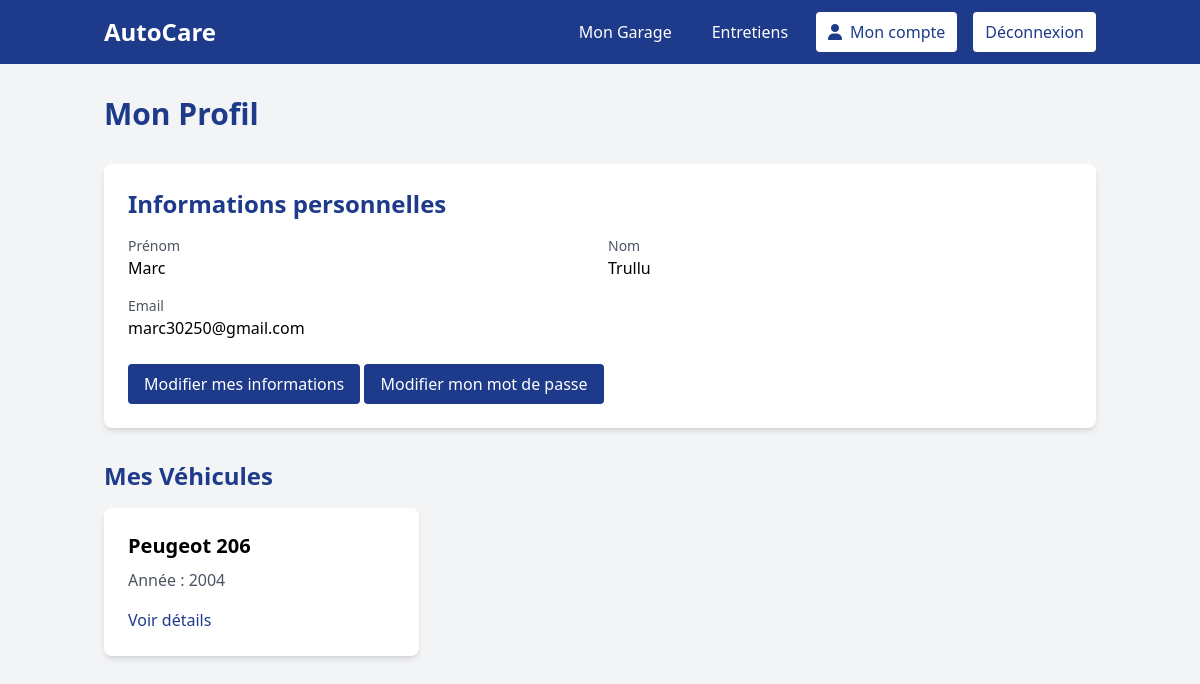
/?ctrl=user&action=profile&id=3 (signed in), run on the app's committed database.
### tables this page shows
CREATE TABLE `user_` (
  `use_id` int(11) NOT NULL,
  `use_firstname` varchar(50) DEFAULT NULL,
  `use_lastname` varchar(50) DEFAULT NULL,
  `use_login` varchar(50) DEFAULT NULL,
  `use_password` varchar(150) DEFAULT NULL,
  `use_lastLogin` datetime DEFAULT NULL,
  `rol_id` int(11) NOT NULL
);

CREATE TABLE `car` (
  `car_id` int(11) NOT NULL,
  `car_year` year(4) DEFAULT NULL,
  `car_kilometers` int(11) DEFAULT NULL,
  `car_fuelType` varchar(50) DEFAULT NULL,
  `car_licensePlate` varchar(50) DEFAULT NULL,
  `car_notes` varchar(500) DEFAULT NULL,
  `car_modelId` int(11) NOT NULL,
  `car_brandId` int(11) NOT NULL,
  `car_useId` int(11) NOT NULL
);

CREATE TABLE `brand` (
  `bra_id` int(11) NOT NULL,
  `bra_label` varchar(50) DEFAULT NULL
);

CREATE TABLE `model` (
  `mod_id` int(11) NOT NULL,
  `mod_label` varchar(50) DEFAULT NULL,
  `mod_brandId` int(11) NOT NULL
);

### models/CoreModel.php (called while the page is built, shortened)
<?php
abstract class CoreModel
{
    private $_engine = DB_ENGINE;
    private $_host = DB_HOST;
    private $_dbname = DB_NAME;
    private $_charset = DB_CHARSET;
    private $_dbuser = DB_USER;
    private $_dbpwd = DB_PWD;
    private $_db;
    private function connect(): void
    {
        try {
            $dsn = $this->_engine . ':host=' . $this->_host . ';dbname=' . $this->_dbname . ';charset=' . $this->_charset;
            $this->_db = new PDO($dsn, $this->_dbuser, $this->_dbpwd, [PDO::ATTR_ERRMODE => PDO::ERRMODE_EXCEPTION, PDO::ATTR_DEFAULT_FETCH_MODE => PDO::FETCH_ASSOC]);
        } catch (PDOException $e) {
            die($e->getMessage());
        }
    }
    protected function getDb(): PDO
    {
        return $this->_db;
    }
}

### models/UserModel.php (called while the page is built, shortened)
<?php
class UserModel extends CoreModel
{
    public function readOne($id)
    {
        $sql = "SELECT use_id, use_firstname, use_lastname, use_login FROM user_ WHERE use_id = :id ";
        try {
            if (($this->_req = $this->getDb()->prepare($sql)) !== false) {
                if ($this->_req->bindValue(':id', $id, PDO::PARAM_INT)) {
                    if ($this->_req->execute()) {
                        $data = $this->_req->fetch(PDO::FETCH_ASSOC);
                        return $data;
                    }
                }
            }
            return false;
        } catch (PDOException $e) {
            die ($e->getMessage());
        }
    }
    }

### entity/CoreEntity.php (called while the page is built, shortened)
<?php
abstract class CoreEntity
{
    private function hydrate(array $data): void
    {
        foreach ($data as $key => $value) {
            $methodName = 'set' . ucfirst(substr($key, 4, strlen($key) - 4));
        }
    }
}

### entity/User.php (called while the page is built, shortened)
<?php
class User extends CoreEntity
{
    private int $id;
    private string $firstName;
    private string $lastName;
    private string $login;
    public function getId(): int
    {
        return $this->id;
    }
    public function setId(int $id): void
    {
        $this->id = $id;
    }
    public function getFirstName(): string
    {
        return $this->firstName;
    }
    public function setFirstName(string $firstName): void
    {
        $this->firstName = $firstName;
    }
    public function getLastName(): string
    {
        return $this->lastName;
    }
    public function setLastName(string $lastName): void
    {
        $this->lastName = $lastName;
    }
    public function getLogin(): string
    {
        return $this->login;
    }
    public function setLogin(string $login): void
    {
        $this->login = $login;
    }
}

### models/CarModel.php (called while the page is built, shortened)
<?php
class CarModel extends CoreModel
{
    public function viewCars($id)
    {
        $sql = "SELECT car_id, bra_label AS car_brand, mod_label AS car_model, car_year,car_kilometers, CONCAT(use_firstname, ' ', use_lastname) AS use_fullname
                FROM car
                JOIN user_ ON car_useId = user_.use_id
                JOIN brand ON car_brandId = bra_id
                JOIN model ON car_modelId = mod_id
                WHERE car_useId = :id";
        try {
            if ($this->_req = $this->getDb()->prepare($sql)) {
                if (($this->_req->bindValue(':id', $id, PDO::PARAM_STR))) {
                    if (($this->_req->execute()) !== false) {
                        $datas = $this->_req->fetchAll(PDO::FETCH_ASSOC);
                        return $datas;
                    }
                } else {
                    return false;
                }
            }
        } catch (PDOException $e) {
            die($e->getMessage());
        }
    }
}

### entity/Car.php (called while the page is built, shortened)
<?php
class Car extends CoreEntity
{
    private int $id;
    private int $year;
    private ?string $model;
    private ?string $brand;
    public function getId(): int
    {
        return $this->id;
    }
    public function getYear(): int
    {
        return $this->year;
    }
    public function setId(int $id): void
    {
        $this->id = $id;
    }
    public function setYear(int $year): void
    {
        $this->year = $year;
    }
    public function getBrand(): string
    {
        return $this->brand;
    }
    public function getModel(): string
    {
        return $this->model;
    }
    public function setBrand(string $brand): void
    {
        $this->brand = $brand;
    }
    public function setModel(string $model): void
    {
        $this->model = $model;
    }
}

### views/user/showOne.php (the view, shortened to what this page needs)
<main class="container mx-auto px-4 py-8 min-h-screen">
    <h1 class="text-3xl font-bold mb-8 text-blue-900">Mon Profil</h1>
    <div class="bg-white shadow-md rounded-lg overflow-hidden mb-8">
        <div class="p-6">
            <h2 class="text-2xl font-semibold mb-4 text-blue-900">Informations personnelles</h2>
            <div class="grid md:grid-cols-2 gap-4">
                <div>
                    <p class="text-sm text-gray-600">Prénom</p>
                    <p class="font-medium"><?= $user->getFirstName(); ?></p>
                </div>
                <div>
                    <p class="text-sm text-gray-600">Nom</p>
                    <p class="font-medium"><?= $user->getLastName(); ?></p>
                </div>
                <div>
                    <p class="text-sm text-gray-600">Email</p>
                    <p class="font-medium"><?= $user->getLogin(); ?></p>
                </div>
            </div>
            <?php if ($user->getId() == $_SESSION['user']['id']) : ?>
                <button onclick="openEditModal()"
                        class="mt-6 bg-blue-900 text-white py-2 px-4 rounded hover:bg-blue-800 transition duration-300">
                    Modifier mes informations
                </button>
                <button onclick="openPasswordModal()"
                        class="mt-6 bg-blue-900 text-white py-2 px-4 rounded hover:bg-blue-800 transition duration-300">
                    Modifier mon mot de passe
                </button>
            <?php endif; ?>
        </div>
    </div>
    <h2 class="text-2xl font-bold mb-4 text-blue-900">Mes Véhicules</h2>
    <?php if (isset($userCars)) : ?>
        <div class="grid md:grid-cols-3 gap-6">
            <?php foreach ($userCars as $car): ?>
                <div class="bg-white shadow-md rounded-lg overflow-hidden">
                    <div class="p-6">
                        <h3 class="text-xl font-semibold mb-2"><?= $car->getBrand() . ' ' . $car->getModel(); ?></h3>
                        <p class="text-gray-600 mb-4">Année : <?= $car->getYear(); ?></p>
                        <div class="flex justify-between items-center">
                            <a href="?ctrl=car&action=showOne&id=<?= $car->getId(); ?>"
                               class="text-blue-900 hover:underline">Voir détails</a>
                        </div>
                    </div>
                </div>
            <?php endforeach; ?>
        </div>
        <?php endif; ?>
</main>

### data on the page
user_: use_firstname "Marc", use_lastname "Trullu", use_login "marc30250@gmail.com"
car: car_brandId.bra_label "Peugeot", car_modelId.mod_label "206", car_year "2004"
